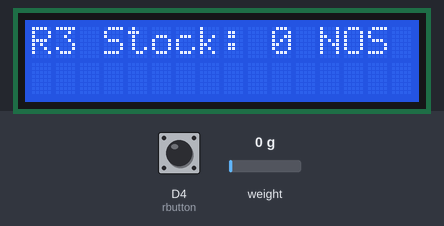
A sketch run on a simulated ESP8266 (NodeMCU). Shown: 16×2 character LCD. The inputs (shaded band) are chosen by the test bench; at power-on: weight on the scale 0 g, D4 (rbutton) HIGH. WiFi joins after 1.5 s; servers stay silent unless stated; what the sketch prints to the serial monitor is not drawn.

Above: at 6.8 s.
6.9 s: weight on the scale set to 100 g
At 7.3 s:
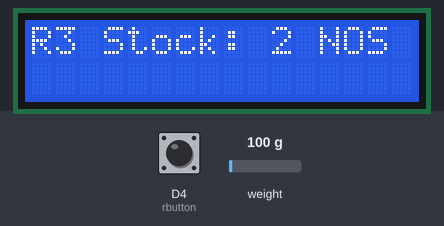
8.4 s: weight on the scale set to 1250 g
At 9.2 s:
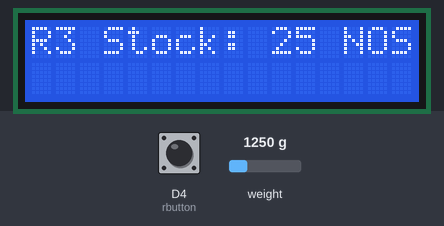
10.3 s: D4 (rbutton) pulled LOW for 0.75 s
At 12.0 s:
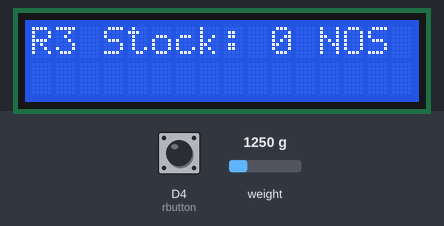
14.4 s: weight on the scale set to 3750 g
At 16.0 s:
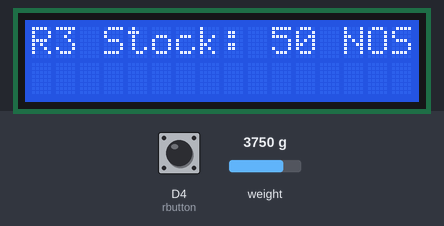
16.2 s: D4 (rbutton) pulled LOW for 1 s
At 18.2 s:
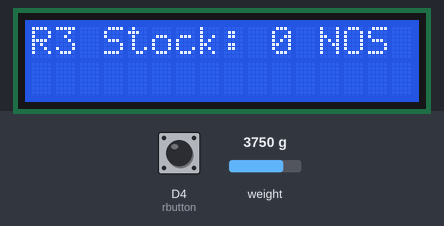
Timing chart, 0 to 19.7 s (numbered marks = the images above; inputs shaded):
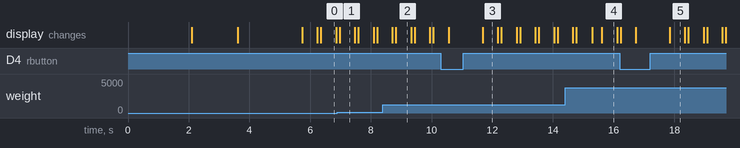

The sketch:

IoTRackThingspeakV5_Dual_Third.ino
```cpp
#include <HX711.h>
#include <ESP8266WiFi.h>;
#include <Wire.h>
#include <LiquidCrystal_I2C.h>
#define updateInterval 15000 //Count Updated every X(xxxxxx) millisec

LiquidCrystal_I2C lcd(0x27, 16, 2);
//LiquidCrystal_I2C lcd2(0x3F, 16, 2);

String apiKey = "0VLQM2VSUVHTZYOA"; // Enter your Write API key from ThingSpeak
const char *ssid = "Password is Password"; // replace with your wifi ssid and wpa2 key
const char *pass = "iwonttell";
const char* server = "api.thingspeak.com";

WiFiClient client;

HX711 scale(D7, D8);//(DAT, SCK)

int rbutton = D4; // this button will be used to reset the scale to 0.
float weight;

float productWeight1 = 50; //Product weight in grams

float calibration_factor = productWeight1 * 4.24; //889*17.78 = 889 Calibration Factor

long unsigned int lastUpdate;

void setup()
{
  Serial.begin(115200);
  pinMode(rbutton, INPUT_PULLUP);
  scale.set_scale(calibration_factor); //Set to calibrated value from sketch

  //scale.tare(); //Reset the scale to 0 //uncomment to not tare to 0
  //long zero_factor = scale.get_units(), 5; //Get a baseline reading

  long zero_factor = 141520; //Get a baseline reading (manually found & entered)
  scale.set_offset(zero_factor); //Zero out the scale using a previously known zero_factor (permanet setup)
  Serial.print("Zero factor: "); //This can be used to remove the need to tare the scale. Useful in permanent scale projects.
  Serial.println(zero_factor);

  Wire.begin(D2, D1);//
  lcd.begin();
  lcd.setCursor(3, 0);
  lcd.print("Smart IOT");
  lcd.setCursor(5, 1);
  lcd.print("Rack");
  delay(2000);
  lcd.clear();

  lcd.print("Connecting Wifi");
  lcd.setCursor(0, 1);
  lcd.print("& Thingspeak");

  WiFi.begin(ssid, pass);
  {
    delay(500);
    Serial.print(".");
  }
  delay(1000);
  Serial.println("");
  lcd.clear();
  lcd.print(WiFi.localIP());
  Serial.print("Connected, IP address: ");
  Serial.println(WiFi.localIP());
  delay(2000);
}

void loop(){

  scale.set_scale(calibration_factor); //Adjust to this calibration factor
  weight = scale.get_units(), 5;

  int maxWeight1 = 2000;
  int stock;   //
  stock = map(weight, 0, maxWeight1, 0, (maxWeight1 / productWeight1)); //Eg. 1900/50 = 40

  lcd.setCursor(0, 0);
  lcd.print("R3 Stock: ");
  lcd.print(stock);
  lcd.print(" NOS");
  delay(500);
  lcd.clear();

  Serial.print("Weight: ");
  Serial.print(weight);
  Serial.println(" grams");
  Serial.print("Stock: "); Serial.print(stock); Serial.println(" NOS");
  Serial.println();
  if ( digitalRead(rbutton) == LOW)
  {
    scale.set_scale();
    scale.tare(); //Reset the scale to 0
    Serial.println("Tare Complete!");
  }
  if ((millis() - lastUpdate) > updateInterval)  //Update to Memory with intervals
  {
    lastUpdate = millis();   //update lastUpdate Interval
    lcd.setCursor(0, 0);
    lcd.print("R3 Stock: ");
    lcd.print(stock);
    lcd.print(" NOS");
    lcd.clear();
    if (client.connect(server, 80)) // "184.106.153.149" or api.thingspeak.com
    {
      String postStr = apiKey;
      postStr += "&field3=";    //Eg. URL Format https://api.thingspeak.com/update.json?api_key=XXXXXXXXXX&field1=58&field2=23
      postStr += String(stock);
      postStr += "\r\n\r\n";

      client.print("POST /update HTTP/1.1\n");
      client.print("Host: api.thingspeak.com\n");
      client.print("Connection: close\n");
      client.print("X-THINGSPEAKAPIKEY: " + apiKey + "\n");
      client.print("Content-Type: application/x-www-form-urlencoded\n");
      client.print("Content-Length: ");
      client.print(postStr.length());
      client.print("\n\n");
      client.print(postStr);
      Serial.println("Data Sent to Cloud");
    }
    client.stop();
  }
}
```

Measured:
- after the input at 6.9 s, the display: changes after 0.07 s (image 1)
- after the input at 8.4 s, the display: first differs from a run without the input after 0.42 s (image 2)
- after the input at 14.4 s, the display: first differs from a run without the input after 0.37 s (image 4)
- what the display in image 0 shows lasts 0.5 s, from 6.4 s to 6.9 s
